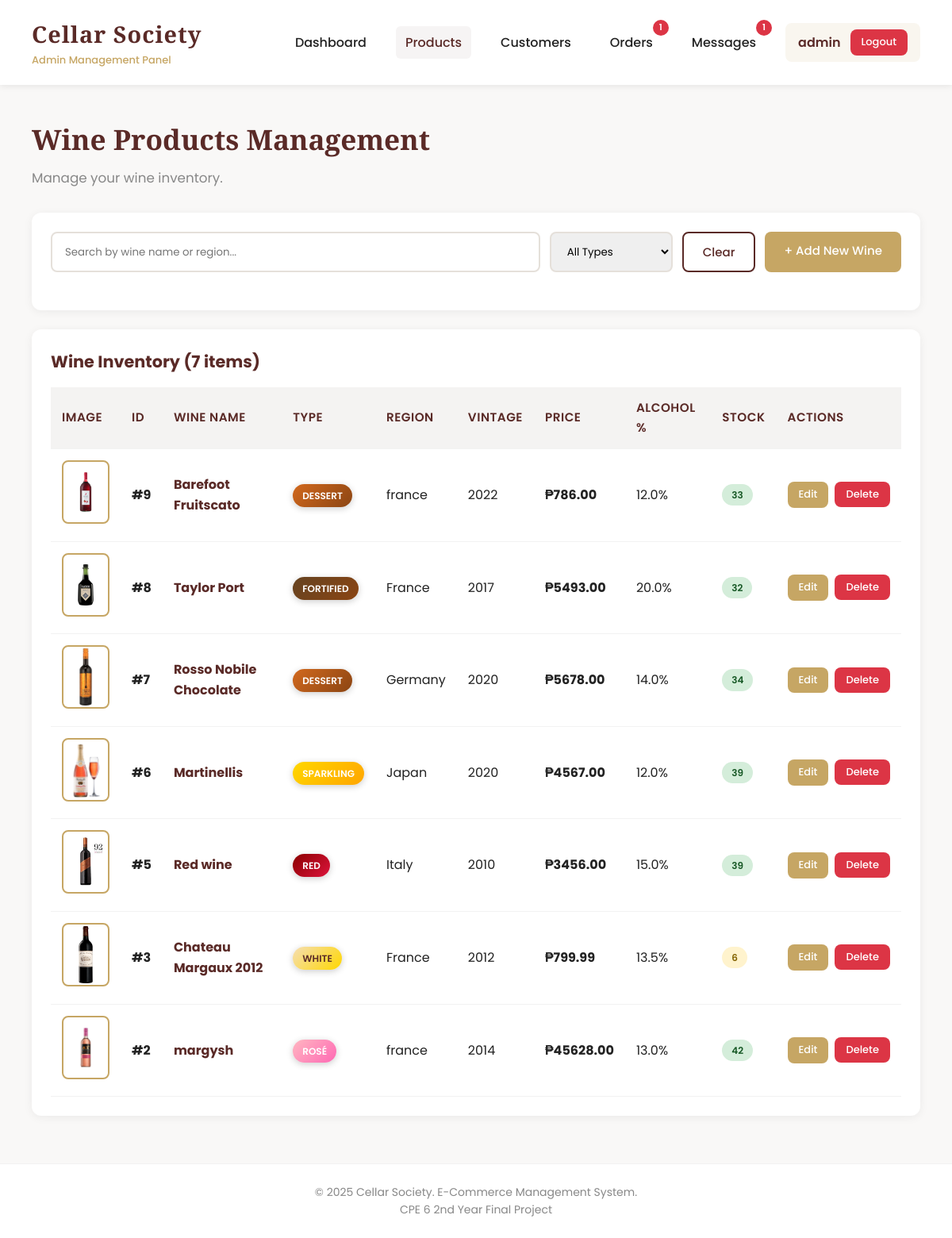
Page /products (signed in) on the earlier database version.
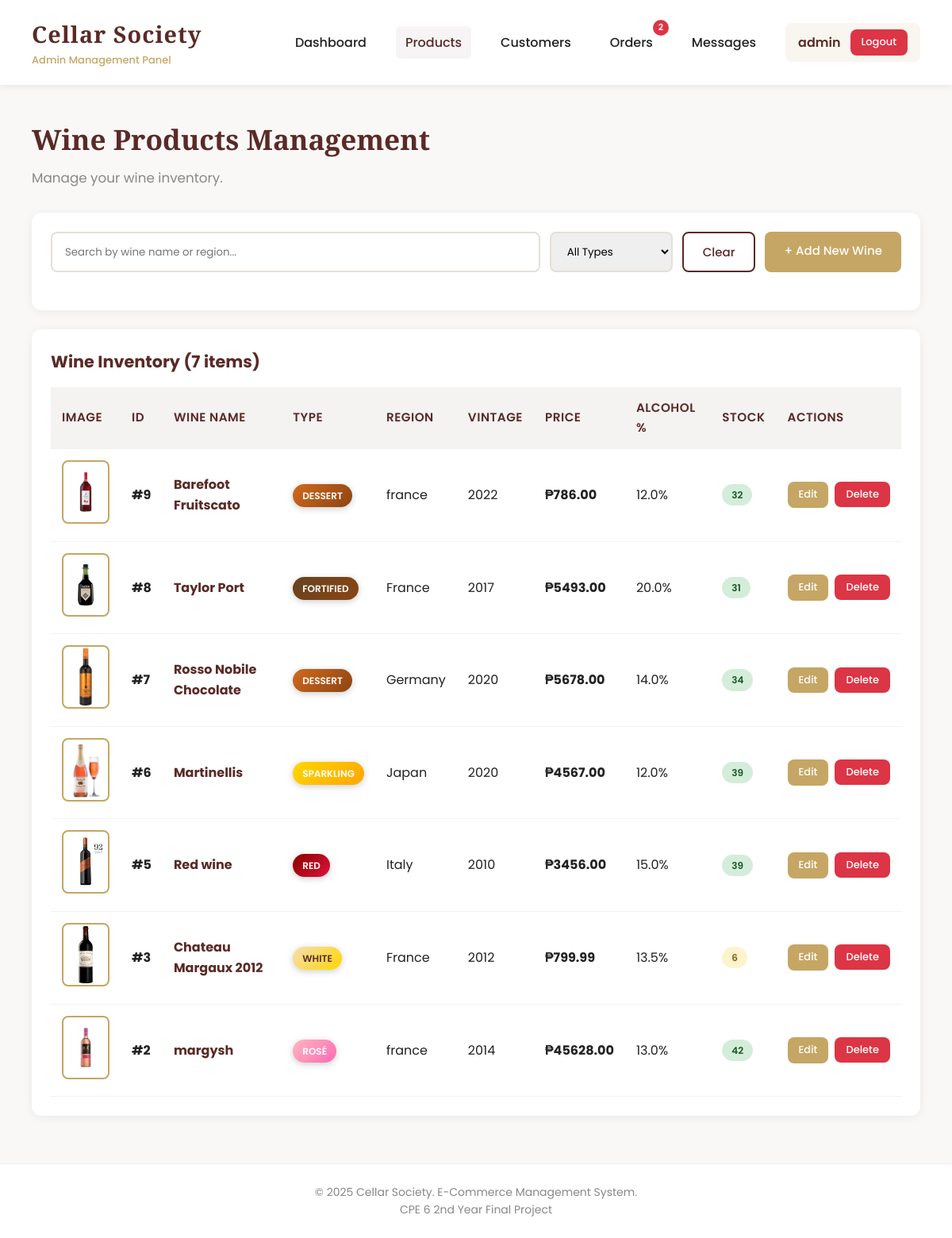
Same page on the later database version.
### tables this page shows
CREATE TABLE products (
        id INTEGER PRIMARY KEY AUTOINCREMENT,
        name TEXT NOT NULL,
        type TEXT NOT NULL,
        region TEXT NOT NULL,
        vintage INTEGER NOT NULL,
        price REAL NOT NULL,
        alcohol REAL NOT NULL,
        stock INTEGER NOT NULL,
        description TEXT,
        image_url TEXT,
        created_at TIMESTAMP DEFAULT CURRENT_TIMESTAMP
    );

### app.py (the view)
@app.route('/products')
@login_required
def products():
    conn = get_db_connection()
    products = conn.execute(
        'SELECT * FROM products ORDER BY created_at DESC'
    ).fetchall()
    conn.close()
    load_products_to_cache()
    return render_template('admin/products.html', products=products)

### app.py (called while the page is built)
def get_db_connection():
    conn = sqlite3.connect('cellar_society.db')
    conn.row_factory = sqlite3.Row
    return conn

def load_products_to_cache():
    conn = sqlite3.connect('cellar_society.db')
    c = conn.cursor()
    c.execute("SELECT * FROM products")
    products = c.fetchall()
    conn.close()
    product_cache.table.clear()
    for p in products:
        product_data = {
            'id': p[0],
            'name': p[1],
            'type': p[2],
            'region': p[3],
            'vintage': p[4],
            'price': p[5],
            'alcohol': p[6],
            'stock': p[7],
            'description': p[8],
            'image_url': p[9]
        }
        product_cache.insert(p[0], product_data)

def login_required(f):
    @wraps(f)
    def decorated_function(*args, **kwargs):
        if 'admin_id' not in session:
            flash('Please login first', 'error')
            return redirect(url_for('login'))
        return f(*args, **kwargs)
    return decorated_function

def get_admin_notification_counts():
    conn = get_db_connection()
    pending_orders = conn.execute('''
        SELECT COUNT(*) as count FROM orders
        WHERE status = 'Pending'
    ''').fetchone()['count']
    processing_orders = conn.execute('''
        SELECT COUNT(*) as count FROM orders
        WHERE status = 'Processing'
    ''').fetchone()['count']
    unread_messages = conn.execute('''
        SELECT COUNT(*) as count FROM messages
        WHERE sender_type = 'customer' AND is_read = 0
    ''').fetchone()['count']
    conn.close()
    total = pending_orders + processing_orders + unread_messages
    return {
        'pending_orders': pending_orders,
        'processing_orders': processing_orders,
        'unread_messages': unread_messages,
        'total': total
    }

@app.context_processor
def inject_admin_notifications():
    return {
        'notifications': get_admin_notification_counts()
    }

    def insert(self, product_id, product_data):
        self.table[product_id] = product_data

### templates/admin/products.html (shortened to what this page needs)
{% extends "admin/base.html" %}
{% block content %}
<div class="page-header">
    <h2>Wine Products Management</h2>
    <p>Manage your wine inventory.</p>
</div>
<div class="card">
    <div class="search-bar">
        <input type="text" id="searchInput" placeholder="Search by wine name or region..." oninput="filterProducts()">
        <select id="typeFilter" onchange="filterProducts()">
            <option value="">All Types</option>
        </select>
        <button onclick="clearFilters()" class="btn ghost">Clear</button>
        <a href="{{ url_for('add_product') }}" class="btn accent">+ Add New Wine</a>
    </div>
</div>
<div class="card">
    <h3 id="productCount">Wine Inventory ({{ products|length }} items)</h3>
    {% if products %}
    <div class="table-container">
        <table>
            <thead>
                <tr>
                    <th>Image</th>
                    <th>ID</th>
                    <th>Wine Name</th>
                    <th>Type</th>
                    <th>Region</th>
                    <th>Vintage</th>
                    <th>Price</th>
                    <th>Alcohol %</th>
                    <th>Stock</th>
                    <th>Actions</th>
                </tr>
            </thead>
            <tbody id="productTableBody">
                {% for product in products %}
                <tr>
                    <td>
                        {% if product.image_url %}
                        <img src="{{ product.image_url }}"
                             alt="{{ product.name }}"
                             style="width: 60px; height: 80px; object-fit: contain; border-radius: 8px; border: 2px solid var(--accent); background: white; padding: 2px;">
                        {% else %}
                        <div style="width: 60px; height: 80px; background: rgba(198, 166, 100, 0.1); border-radius: 8px; display: flex; align-items: center; justify-content: center; color: var(--muted); font-size: 24px;">
                            🍷
                        </div>
                        {% endif %}
                    </td>
                    <td><strong>#{{ product.id }}</strong></td>
                    <td><strong style="color: var(--primary);">{{ product.name }}</strong></td>
                    <td>
                        {% if product.type == 'Red' %}
                            <span style="background: linear-gradient(135deg, #8B0000, #DC143C); color: white; padding: 6px 12px; border-radius: 20px; font-size: 12px; font-weight: 600;
                            text-transform: uppercase; box-shadow: 0 2px 8px rgba(0,0,0,0.2);">
                                Red
                            </span>
                        {% elif product.type == 'White' %}
                            <span style="background: linear-gradient(135deg, #F5DEB3, #FFD700); color: #5a2a27; padding: 6px 12px; border-radius: 20px; font-size: 12px; font-weight: 600;
                            text-transform: uppercase; box-shadow: 0 2px 8px rgba(0,0,0,0.2);">
                                White
                            </span>
                        {% elif product.type == 'Rosé' %}
                            <span style="background: linear-gradient(135deg, #FFB6C1, #FF69B4); color: white; padding: 6px 12px; border-radius: 20px; font-size: 12px; font-weight: 600;
                            text-transform: uppercase; box-shadow: 0 2px 8px rgba(0,0,0,0.2);">
                                Rosé
                            </span>
                        {% elif product.type == 'Sparkling' %}
                            <span style="background: linear-gradient(135deg, #FFD700, #FFA500); color: white; padding: 6px 12px; border-radius: 20px; font-size: 12px; font-weight: 600;
                            text-transform: uppercase; box-shadow: 0 2px 8px rgba(0,0,0,0.2);">
                                Sparkling
                            </span>
                        {% elif product.type == 'Dessert' %}
                            <span style="background: linear-gradient(135deg, #D2691E, #8B4513); color: white; padding: 6px 12px; border-radius: 20px; font-size: 12px; font-weight: 600;
                            text-transform: uppercase; box-shadow: 0 2px 8px rgba(0,0,0,0.2);">
                                Dessert
                            </span>
                        {% elif product.type == 'Fortified' %}
                            <span style="background: linear-gradient(135deg, #654321, #8B4513); color: white; padding: 6px 12px; border-radius: 20px; font-size: 12px; font-weight: 600;
                            text-transform: uppercase; box-shadow: 0 2px 8px rgba(0,0,0,0.2);">
                                Fortified
                            </span>
                        {% else %}
                            <span style="background: linear-gradient(135deg, var(--primary), #6a302c); color: white; padding: 6px 12px; border-radius: 20px; font-size: 12px; font-weight: 600;
                            text-transform: uppercase; box-shadow: 0 2px 8px rgba(0,0,0,0.2);">
                                {{ product.type }}
                            </span>
                        {% endif %}
                    </td>
                    <td>{{ product.region }}</td>
                    <td>{{ product.vintage }}</td>
                    <td><strong>₱{{ "%.2f"|format(product.price) }}</strong></td>
                    <td>{{ product.alcohol }}%</td>
                    <td>
                        {% if product.stock > 10 %}
                            <span class="badge success">{{ product.stock }}</span>
                        {% elif product.stock > 0 %}
                            <span class="badge warning">{{ product.stock }}</span>
                        {% else %}
                            <span class="badge danger">Out of Stock</span>
                        {% endif %}
                    </td>
                    <td>
                        <div class="actions">
                            <a href="{{ url_for('edit_product', product_id=product.id) }}" class="btn btn-small accent">Edit</a>
                            <form method="POST" action="{{ url_for('delete_product', product_id=product.id) }}" style="display: inline;" onsubmit="return confirm('Are you sure you want to delete {{ product.name }}?');">
                                <button type="submit" class="btn btn-small danger">Delete</button>
                            </form>
                        </div>
                    </td>
                </tr>
                {% endfor %}
            </tbody>
        </table>
    </div>
    {% else %}
    <div class="empty-state">
        <h3>No Wines Found</h3>
        <p>Start by adding your first wine product to the inventory.</p>
        <a href="{{ url_for('add_product') }}" class="btn primary" style="margin-top: 16px;">+ Add First Wine</a>
    </div>
    {% endif %}
</div>
{% endblock %}

### templates/admin/base.html (shortened to what this page needs)
<!DOCTYPE html>
<html lang="en">
<head>
</head>
<body>
    <header>
        <div class="brand">
            <h1>Cellar Society</h1>
            <small>Admin Management Panel</small>
        </div>
        {% if session.admin_id %}
        <nav>
            <a href="{{ url_for('dashboard') }}" {% if request.endpoint == 'dashboard' %}class="active"{% endif %}>Dashboard</a>
            <a href="{{ url_for('products') }}" {% if request.endpoint in ['products', 'add_product', 'edit_product'] %}class="active"{% endif %}>Products</a>
            <a href="{{ url_for('customers') }}" {% if request.endpoint in ['customers', 'customer_detail'] %}class="active"{% endif %}>Customers</a>
            <a href="{{ url_for('orders') }}" style="position: relative;" {% if request.endpoint in ['orders', 'order_detail'] %}class="active"{% endif %}>
                Orders
                {% if notifications.pending_orders + notifications.processing_orders > 0 %}
                <span style="position: absolute; top: -8px; right: -8px; background: var(--danger); color: white; border-radius: 50%; width: 20px; height: 20px; font-size: 11px; display: flex; align-items: center; justify-content: center; font-weight: 600;">
                    {{ notifications.pending_orders + notifications.processing_orders }}
                </span>
                {% endif %}
            </a>
            <a href="{{ url_for('messages') }}" style="position: relative;" {% if request.endpoint in ['messages', 'message_thread'] %}class="active"{% endif %}>
                Messages
                {% if notifications.unread_messages > 0 %}
                <span style="position: absolute; top: -8px; right: -8px; background: var(--danger); color: white; border-radius: 50%; width: 20px; height: 20px; font-size: 11px; display: flex; align-items: center; justify-content: center; font-weight: 600;">
                    {{ notifications.unread_messages }}
                </span>
                {% endif %}
            </a>
            <div class="user-info">
                <span>{{ session.admin_username }}</span>
                <a href="{{ url_for('logout') }}" class="btn btn-small danger">Logout</a>
            </div>
        </nav>
        {% endif %}
    </header>
    <main>
        {% block content %}{% endblock %}
    </main>
    <footer>
        <p>&copy; 2025 Cellar Society. E-Commerce Management System.</p>
        <p>CPE 6 2nd Year Final Project</p>
    </footer>
</body>
</html>

### templates/admin/base.html (style rules this page uses)
:root { --primary: #5a2a27; --accent: #c6a664; --bg: #f9f8f7; --card-bg: #ffffff; --text: #222; --muted: #888; --success: #28a745; --danger: #dc3545; --warning: #ffc107; }
* { margin: 0; padding: 0; box-sizing: border-box; }
body { font-family: 'Poppins', sans-serif; background: var(--bg); color: var(--text); line-height: 1.6; }
header { background: var(--card-bg); box-shadow: 0 2px 8px rgba(0,0,0,0.08); padding: 20px 40px; display: flex; justify-content: space-between; align-items: center; position: sticky; top: 0; z-index: 100; }
.brand { display: flex; flex-direction: column; }
.brand h1 { font-family: 'Playfair Display', serif; color: var(--primary); font-size: 1.8em; margin: 0; letter-spacing: 1px; }
.brand small { color: var(--accent); font-size: 13px; font-weight: 500; }
nav { display: flex; gap: 25px; align-items: center; }
nav a { text-decoration: none; color: var(--text); font-weight: 500; transition: color 0.3s; padding: 8px 12px; border-radius: 6px; }
nav a:hover, nav a.active { color: var(--primary); background: rgba(90, 42, 39, 0.05); }
.user-info { display: flex; align-items: center; gap: 12px; padding: 8px 16px; background: rgba(198, 166, 100, 0.1); border-radius: 8px; }
.user-info span { color: var(--primary); font-weight: 600; }
main { max-width: 1400px; margin: 40px auto; padding: 0 40px; }
.page-header { margin-bottom: 30px; }
.page-header h2 { font-family: 'Playfair Display', serif; color: var(--primary); font-size: 2.2em; margin-bottom: 8px; }
.page-header p { color: var(--muted); font-size: 1.05em; }
.card { background: var(--card-bg); border-radius: 12px; box-shadow: 0 2px 12px rgba(0,0,0,0.06); padding: 24px; margin-bottom: 24px; }
.card h3 { color: var(--primary); margin-bottom: 16px; font-size: 1.3em; }
.btn { padding: 12px 24px; border: none; border-radius: 8px; cursor: pointer; font-family: 'Poppins'; font-weight: 500; font-size: 15px; transition: all 0.3s; text-decoration: none; display: inline-block; }
.btn.accent { background: var(--accent); color: white; }
.btn.danger { background: var(--danger); color: white; }
.btn.ghost { background: transparent; border: 2px solid var(--primary); color: var(--primary); }
.btn-small { padding: 6px 14px; font-size: 13px; }
.table-container { overflow-x: auto; }
table { width: 100%; border-collapse: collapse; }
th, td { padding: 14px; text-align: left; border-bottom: 1px solid rgba(0,0,0,0.05); }
th { background: #f4f3f2; color: var(--primary); font-weight: 600; font-size: 0.95em; text-transform: uppercase; letter-spacing: 0.5px; }
.search-bar { display: flex; gap: 12px; margin-bottom: 24px; flex-wrap: wrap; }
.search-bar input { flex: 1; min-width: 250px; padding: 12px 16px; border: 2px solid #e5e0da; border-radius: 8px; font-family: 'Poppins'; }
.search-bar select { padding: 12px 16px; border: 2px solid #e5e0da; border-radius: 8px; font-family: 'Poppins'; }
.badge { display: inline-block; padding: 4px 12px; border-radius: 20px; font-size: 12px; font-weight: 600; text-transform: uppercase; }
.badge.success { background: #d4edda; color: #155724; }
.badge.warning { background: #fff3cd; color: #856404; }
footer { text-align: center; padding: 24px; color: var(--muted); font-size: 14px; border-top: 1px solid rgba(0,0,0,0.05); background: var(--card-bg); margin-top: 60px; }
.actions { display: flex; gap: 8px; }

Differences in the rows shown:
changed products "Barefoot Fruitscato": stock "33" → "32"
changed products "Taylor Port": stock "32" → "31"
Other differences:
{{ notifications.pending_orders + notifications.processing_orders }}: "1" → "2"
{{ notifications.unread_messages }}: "1" → (not shown)
